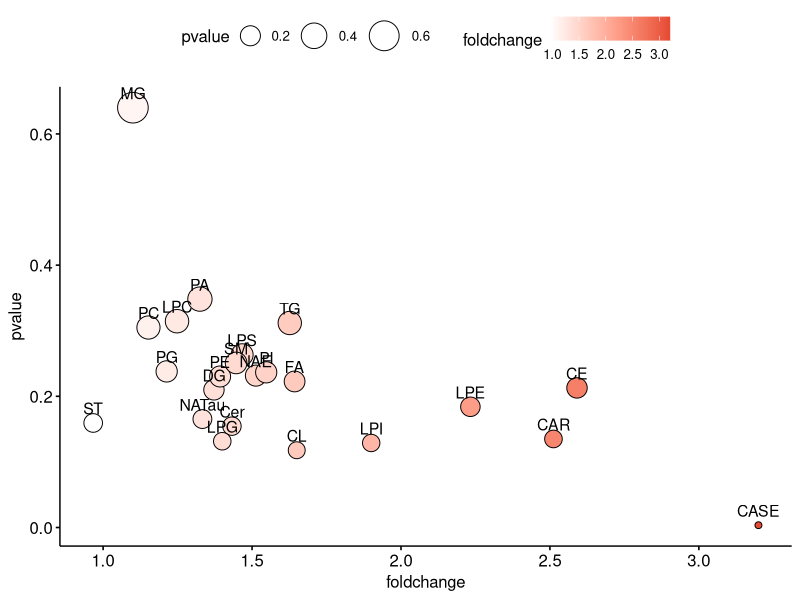
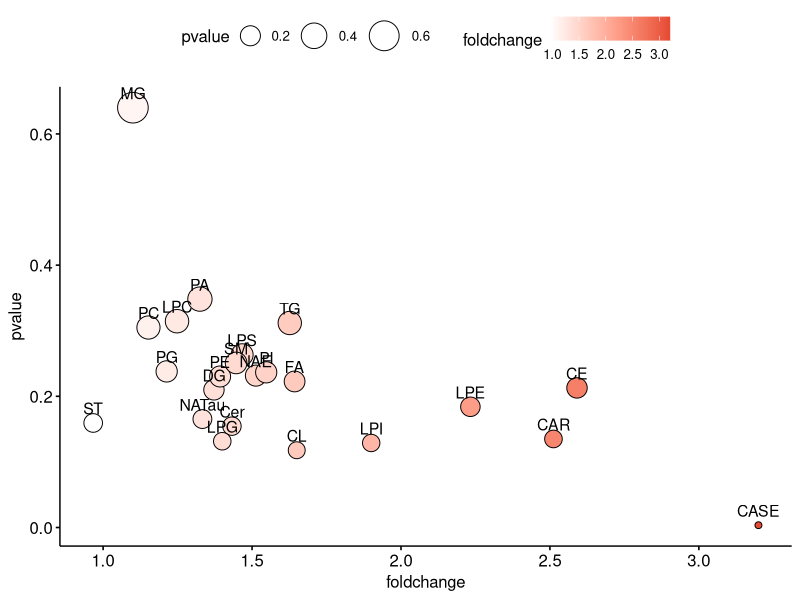

These figures' R source, in order:
dotplot <- read.csv("dotplot.csv")

library(dplyr)
library(ggpubr)

dotplot %>%
  group_by(class) %>%
  summarize_all(mean, na.rm = TRUE) %>%
  ggscatter(.,
            x = "foldchange",
            y = "pvalue",
            shape = 21,
            
            fill = "foldchange",
            size = "pvalue",
            label = "class") +
  scale_fill_gradient(low = "white",
                       high = "#E64934") +
  scale_size_continuous(range = c(2,10))

ggsave("map.pdf", width = 8, height = 6)



dotplot %>%
  group_by(class) %>%
  summarize_all(mean, na.rm = TRUE) %>%
  print(n = 25)
